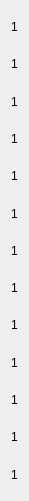
   <widget class="QWidget" name="layoutWidget">
    <property name="geometry">
     <rect>
      <x>140</x>
      <y>10</y>
      <width>16</width>
      <height>501</height>
     </rect>
    </property>
    <layout class="QVBoxLayout" name="verticalLayout_min">
     <item>
      <widget class="QLabel" name="item_1_min">
       <property name="text">
        <string>1</string>
       </property>
      </widget>
     </item>
     <item>
      <widget class="QLabel" name="item_2_min">
       <property name="text">
        <string>1</string>
       </property>
      </widget>
     </item>
     <item>
      <widget class="QLabel" name="item_3_min">
       <property name="text">
        <string>1</string>
       </property>
      </widget>
     </item>
     <item>
      <widget class="QLabel" name="item_4_min">
       <property name="text">
        <string>1</string>
       </property>
      </widget>
     </item>
     <item>
      <widget class="QLabel" name="item_5_min">
       <property name="text">
        <string>1</string>
       </property>
      </widget>
     </item>
     <item>
      <widget class="QLabel" name="item_6_min">
       <property name="text">
        <string>1</string>
       </property>
      </widget>
     </item>
     <item>
      <widget class="QLabel" name="item_7_min">
       <property name="text">
        <string>1</string>
       </property>
      </widget>
     </item>
     <item>
      <widget class="QLabel" name="item_8_miin">
       <property name="text">
        <string>1</string>
       </property>
      </widget>
     </item>
     <item>
      <widget class="QLabel" name="item_9_min">
       <property name="text">
        <string>1</string>
       </property>
      </widget>
     </item>
     <item>
      <widget class="QLabel" name="item_10_min">
       <property name="text">
        <string>1</string>
       </property>
      </widget>
     </item>
     <item>
      <widget class="QLabel" name="item_11_min">
       <property name="text">
        <string>1</string>
       </property>
      </widget>
     </item>
     <item>
      <widget class="QLabel" name="item_12_min">
       <property name="text">
        <string>1</string>
       </property>
      </widget>
     </item>
     <item>
      <widget class="QLabel" name="item_13_min">
       <property name="text">
        <string>1</string>
       </property>
      </widget>
     </item>
    </layout>
   </widget>
